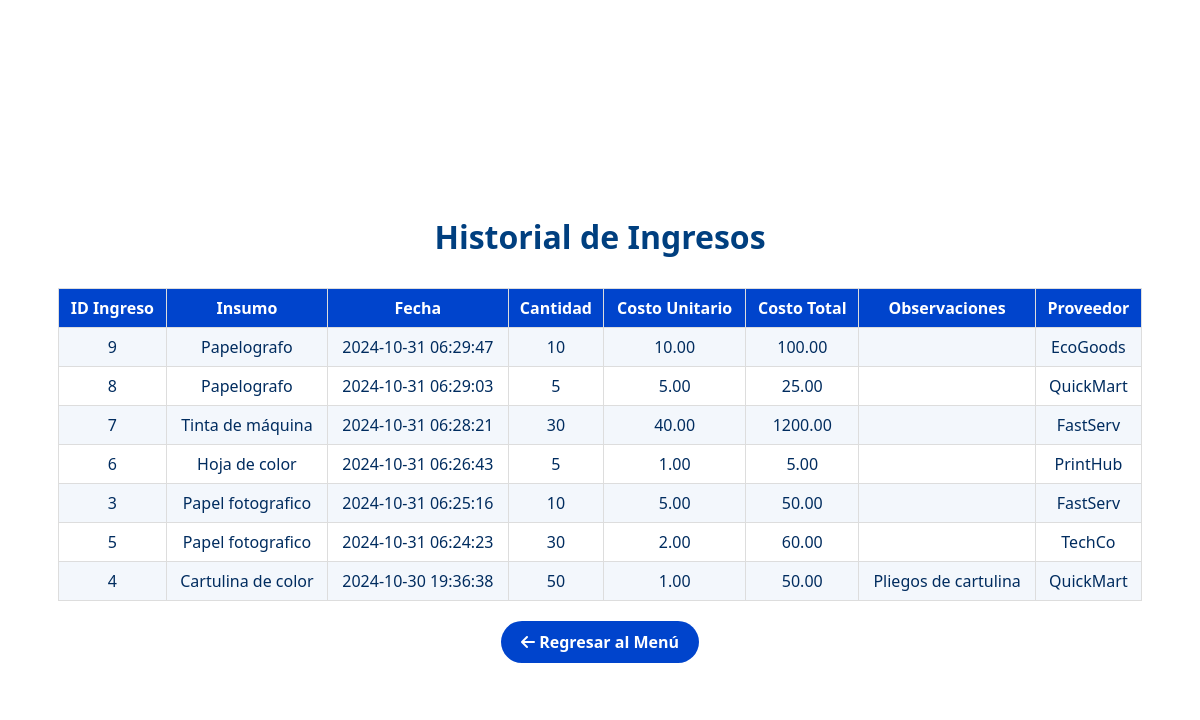
Before: /vistas/historial_ingreso.php with the older database file.
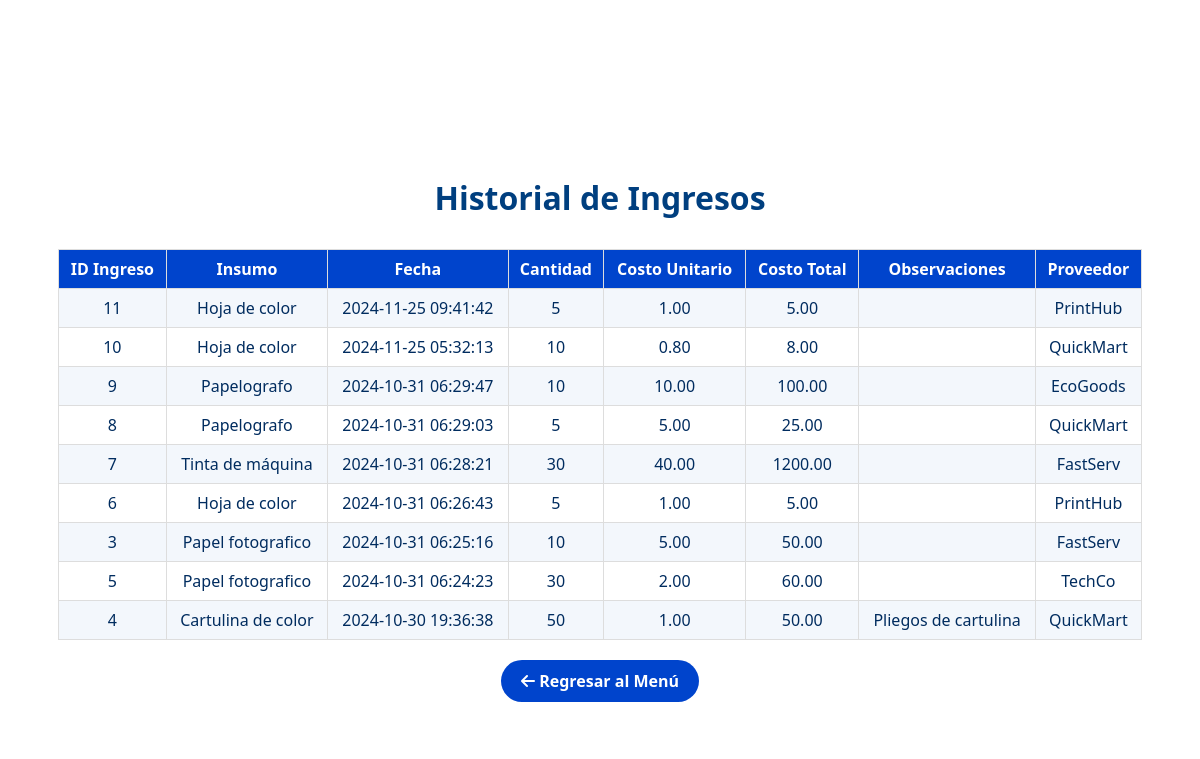
After: the same page with the newer database file.
### tables this page shows
CREATE TABLE IF NOT EXISTS `ingreso` (
  `id_ingreso` int(11) NOT NULL AUTO_INCREMENT,
  `id_insumo` int(11) NOT NULL,
  `fecha` timestamp NOT NULL DEFAULT current_timestamp() ON UPDATE current_timestamp(),
  `cantidad` int(11) NOT NULL,
  `costo_unitario` decimal(10,2) DEFAULT NULL,
  `costo_total` decimal(10,2) GENERATED ALWAYS AS (`cantidad` * `costo_unitario`) STORED,
  `observaciones` text DEFAULT NULL,
  `id_proveedor` int(11) DEFAULT NULL,
  PRIMARY KEY (`id_ingreso`),
  KEY `id_insumo` (`id_insumo`),
  KEY `fk_proveedor` (`id_proveedor`),
  CONSTRAINT `fk_proveedor` FOREIGN KEY (`id_proveedor`) REFERENCES `proveedor` (`id_proveedor`) ON DELETE CASCADE,
  CONSTRAINT `ingreso_ibfk_1` FOREIGN KEY (`id_insumo`) REFERENCES `insumo` (`id_insumo`)
);

CREATE TABLE IF NOT EXISTS `insumo` (
  `id_insumo` int(11) NOT NULL AUTO_INCREMENT,
  `descripcion` varchar(150) DEFAULT NULL,
  `stock` int(11) DEFAULT NULL,
  `precio_compra` float DEFAULT NULL,
  PRIMARY KEY (`id_insumo`)
);

CREATE TABLE IF NOT EXISTS `proveedor` (
  `id_proveedor` int(11) NOT NULL AUTO_INCREMENT,
  `nombre` varchar(150) DEFAULT NULL,
  `ruc` char(11) DEFAULT NULL,
  `celular` varchar(12) DEFAULT NULL,
  `email` varchar(100) DEFAULT NULL,
  `direccion` varchar(200) DEFAULT NULL,
  PRIMARY KEY (`id_proveedor`)
);

### controladores/InsumoControlador.php (called while the page is built, shortened)
<?php
require_once __DIR__ . '/../config/conexion.php';
require_once __DIR__ . '/../modelos/ClsInsumo.php';
class InsumoControlador {
    private $insumo;
    public function __construct() {
        $baseDeDatos = new BaseDeDatos();
        $this->conexion = $baseDeDatos->obtenerConexion();
        $this->insumo = new ClsInsumo($this->conexion);
    }
    public function obtenerHistorialIngresos() {
        return $this->insumo->obtenerHistorialIngresos();
    }
}
?>

### config/conexion.php (called while the page is built, shortened)
<?php
class BaseDeDatos {
    private $host = "mysql";
    private $puerto = "3306";
    private $nombre_bd = "bdimprenta";
    private $usuario = "root";
    private $contrasena = "";
    public function obtenerConexion() {
        $this->conexion = null;
        try {
            $this->conexion = new PDO("mysql:host=" . $this->host . ";port=" . $this->puerto . ";dbname=" . $this->nombre_bd, $this->usuario, $this->contrasena);
            $this->conexion->setAttribute(PDO::ATTR_ERRMODE, PDO::ERRMODE_EXCEPTION);
        } catch(PDOException $excepcion) {
            echo "Error de conexión: " . $excepcion->getMessage();
        }
        return $this->conexion;
    }
}
?>

### modelos/ClsInsumo.php (called while the page is built, shortened)
<?php
class ClsInsumo {
    private $conexion;
    public function __construct($conexion) {
        $this->conexion = $conexion;
    }
    public function obtenerHistorialIngresos() {
        $query = "SELECT i.id_ingreso, ins.descripcion AS insumo, i.fecha, i.cantidad,
                         i.costo_unitario, (i.cantidad * i.costo_unitario) AS costo_total,
                         i.observaciones, p.nombre AS proveedor
                  FROM ingreso i
                  JOIN insumo ins ON i.id_insumo = ins.id_insumo
                  JOIN proveedor p ON i.id_proveedor = p.id_proveedor
                  ORDER BY i.fecha DESC";
        $stmt = $this->conexion->prepare($query);
        $stmt->execute();
        return $stmt->fetchAll(PDO::FETCH_ASSOC);
    }
}
?>

### vistas/historial_ingreso.php (the view, shortened to what this page needs)
<?php
require_once '../controladores/InsumoControlador.php';
$insumoControlador = new InsumoControlador();
$historialIngresos = $insumoControlador->obtenerHistorialIngresos();
?>
<!DOCTYPE html>
<html lang="es">
<head>
    <link rel="stylesheet" href="https://cdnjs.cloudflare.com/ajax/libs/font-awesome/6.0.0-beta3/css/all.min.css">
</head>
<body>
    <div class="historial-ingresos-container">
        <div class="container">
            <h1>Historial de Ingresos</h1>
            <?php if (!empty($historialIngresos)): ?>
                <table class="table">
                    <thead>
                        <tr>
                            <th>ID Ingreso</th>
                            <th>Insumo</th>
                            <th>Fecha</th>
                            <th>Cantidad</th>
                            <th>Costo Unitario</th>
                            <th>Costo Total</th>
                            <th>Observaciones</th>
                            <th>Proveedor</th>
                        </tr>
                    </thead>
                    <tbody>
                        <?php foreach ($historialIngresos as $ingreso): ?>
                            <tr>
                                <td><?= htmlspecialchars($ingreso['id_ingreso']); ?></td>
                                <td><?= htmlspecialchars($ingreso['insumo']); ?></td>
                                <td><?= htmlspecialchars($ingreso['fecha']); ?></td>
                                <td><?= htmlspecialchars($ingreso['cantidad']); ?></td>
                                <td><?= htmlspecialchars($ingreso['costo_unitario']); ?></td>
                                <td><?= htmlspecialchars($ingreso['costo_total']); ?></td>
                                <td><?= htmlspecialchars($ingreso['observaciones']); ?></td>
                                <td><?= htmlspecialchars($ingreso['proveedor']); ?></td>
                            </tr>
                        <?php endforeach; ?>
                    </tbody>
                </table>
            <?php else: ?>
                <div class="alert alert-warning text-center">
                    No hay registros de ingresos disponibles.
                </div>
            <?php endif; ?>
            <div class="buttons-container">
                <a href="/proyecto/softprint/vistas/menu_ingreso.php" class="button">
                    <i class="fas fa-arrow-left"></i> Regresar al Menú
                </a>
            </div>
        </div>
    </div>
</body>
</html>

### vistas/historial_ingreso.php (style rules this page uses)
.historial-ingresos-container { font-family: 'Segoe UI', Tahoma, Geneva, Verdana, sans-serif; color: #002c5f; min-height: 100vh; display: flex; align-items: center; justify-content: center; padding: 20px; }
.historial-ingresos-container .container { background: white; padding: 30px; width: 100%; }
.historial-ingresos-container h1 { color: #003f7f; text-align: center; margin-bottom: 30px; }
.historial-ingresos-container .table { width: 100%; border-collapse: collapse; margin-bottom: 20px; }
.historial-ingresos-container .table th, .historial-ingresos-container .table td { border: 1px solid #ddd; padding: 8px; text-align: center; }
.historial-ingresos-container .table th { background-color: #0044cc; color: white; }
.historial-ingresos-container .table tbody tr:nth-child(odd) { background-color: #f3f7fc; }
.historial-ingresos-container .buttons-container { display: flex; justify-content: center; gap: 10px; margin-top: 20px; }
.historial-ingresos-container .button { background-color: #0044cc; color: white; border: none; padding: 10px 20px; border-radius: 50px; text-decoration: none; font-weight: bold; display: inline-block; text-align: center; }

Changed rows visible on the page:
added ingreso: id_ingreso "11", id_insumo.descripcion "Hoja de color", fecha "2024-11-25 09:41:42", cantidad "5", costo_unitario "1.00", costo_total "5.00", id_proveedor.nombre "PrintHub"
added ingreso: id_ingreso "10", id_insumo.descripcion "Hoja de color", fecha "2024-11-25 05:32:13", cantidad "10", costo_unitario "0.80", costo_total "8.00", id_proveedor.nombre "QuickMart"
